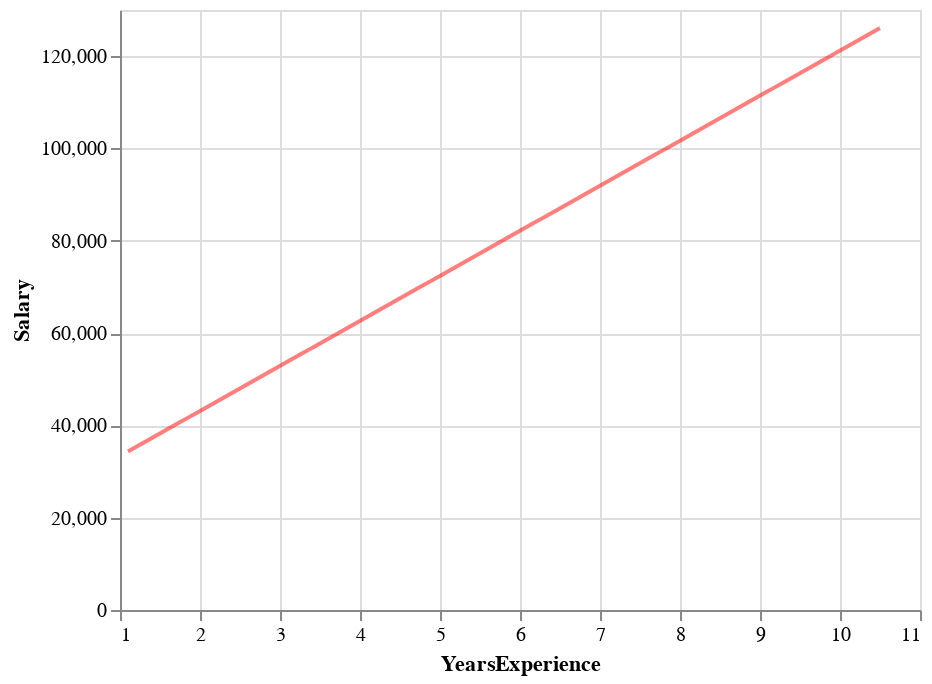

The notebook cell this image was saved under:
### Markdown cell above
Complete the `get_salary_linear_fit_chart()` so that it displays a single fit line from the linear regression fit passed in to it. The chart should look like this:

![A line chart of Years of Experience (x axis) against Salary (y axis)](asset/assignment3_salary_line_chart.png)

### Code cell
def get_salary_linear_fit_chart(salary_reg, opacity=0.5):
    '''
    Takes a single linear regression fit (as returned by `get_one_bootstrap_salary_fit()`) and
    returns an Altair chart plotting the fit line
    
    Parameters:
    
    - salary_reg: A regression fit
    - opacity: The opacity of the output line
    '''
    #use the model to predict the mean Salary at each x position
    pred_df = pd.DataFrame({
        'YearsExperience': salary_pred_grid['YearsExperience'],
        'Salary': salary_reg.predict(salary_pred_grid)
    })

    #insert code to return an Altair chart showing the fit line using `pred_df`
    #remember to set the opacity of the line mark to the `opacity` value
    #passed into this function (e.g. `mark_line(opacity=opacity)`)
    # YOUR CODE HERE
#     raise NotImplementedError()

    chart=alt.Chart(pred_df).mark_line(opacity=opacity, color='red').encode(x='YearsExperience', y='Salary')
    
    return chart

get_salary_linear_fit_chart(salary_reg)

### Figure 1 — Vega-Lite specification as saved in the notebook (floating-point values rounded to 4 significant figures)
{"config": {"view": {"continuousWidth": 400, "continuousHeight": 300}}, "data": {"name": "data-8050673498a20bc765130abb14a6ff6b"}, "mark": {"type": "line", "color": "red", "opacity": 0.5}, "encoding": {"x": {"type": "quantitative", "field": "YearsExperience"}, "y": {"type": "quantitative", "field": "Salary"}}, "$schema": "https://vega.github.io/schema/vega-lite/v4.8.1.json", "datasets": {"data-8050673498a20bc765130abb14a6ff6b": [{"YearsExperience": 1.1, "Salary": 34340.0}, {"YearsExperience": 1.194, "Salary": 35260.0}, {"YearsExperience": 1.288, "Salary": 36180.0}, {"YearsExperience": 1.382, "Salary": 37100.0}, {"YearsExperience": 1.476, "Salary": 38010.0}, {"YearsExperience": 1.57, "Salary": 38930.0}, {"YearsExperience": 1.664, "Salary": 39850.0}, {"YearsExperience": 1.758, "Salary": 40770.0}, {"YearsExperience": 1.852, "Salary": 41680.0}, {"YearsExperience": 1.946, "Salary": 42600.0}, {"YearsExperience": 2.04, "Salary": 43520.0}, {"YearsExperience": 2.134, "Salary": 44430.0}, {"YearsExperience": 2.228, "Salary": 45350.0}, {"YearsExperience": 2.322, "Salary": 46270.0}, {"YearsExperience": 2.416, "Salary": 47190.0}, {"YearsExperience": 2.51, "Salary": 48100.0}, {"YearsExperience": 2.604, "Salary": 49020.0}, {"YearsExperience": 2.698, "Salary": 49940.0}, {"YearsExperience": 2.792, "Salary": 50860.0}, {"YearsExperience": 2.886, "Salary": 51770.0}, {"YearsExperience": 2.98, "Salary": 52690.0}, {"YearsExperience": 3.074, "Salary": 53610.0}, {"YearsExperience": 3.168, "Salary": 54530.0}, {"YearsExperience": 3.262, "Salary": 55440.0}, {"YearsExperience": 3.356, "Salary": 56360.0}, {"YearsExperience": 3.45, "Salary": 57280.0}, {"YearsExperience": 3.544, "Salary": 58200.0}, {"YearsExperience": 3.638, "Salary": 59110.0}, {"YearsExperience": 3.732, "Salary": 60030.0}, {"YearsExperience": 3.826, "Salary": 60950.0}, {"YearsExperience": 3.92, "Salary": 61860.0}, {"YearsExperience": 4.014, "Salary": 62780.0}, {"YearsExperience": 4.108, "Salary": 63700.0}, {"YearsExperience": 4.202, "Salary": 64620.0}, {"YearsExperience": 4.296, "Salary": 65530.0}, {"YearsExperience": 4.39, "Salary": 66450.0}, {"YearsExperience": 4.484, "Salary": 67370.0}, {"YearsExperience": 4.578, "Salary": 68290.0}, {"YearsExperience": 4.672, "Salary": 69200.0}, {"YearsExperience": 4.766, "Salary": 70120.0}, {"YearsExperience": 4.86, "Salary": 71040.0}, {"YearsExperience": 4.954, "Salary": 71960.0}, {"YearsExperience": 5.048, "Salary": 72870.0}, {"YearsExperience": 5.142, "Salary": 73790.0}, {"YearsExperience": 5.236, "Salary": 74710.0}, {"YearsExperience": 5.33, "Salary": 75620.0}, {"YearsExperience": 5.424, "Salary": 76540.0}, {"YearsExperience": 5.518, "Salary": 77460.0}, {"YearsExperience": 5.612, "Salary": 78380.0}, {"YearsExperience": 5.706, "Salary": 79290.0}, {"YearsExperience": 5.8, "Salary": 80210.0}, {"YearsExperience": 5.894, "Salary": 81130.0}, {"YearsExperience": 5.988, "Salary": 82050.0}, {"YearsExperience": 6.082, "Salary": 82960.0}, {"YearsExperience": 6.176, "Salary": 83880.0}, {"YearsExperience": 6.27, "Salary": 84800.0}, {"YearsExperience": 6.364, "Salary": 85720.0}, {"YearsExperience": 6.458, "Salary": 86630.0}, {"YearsExperience": 6.552, "Salary": 87550.0}, {"YearsExperience": 6.646, "Salary": 88470.0}, {"YearsExperience": 6.74, "Salary": 89390.0}, {"YearsExperience": 6.834, "Salary": 90300.0}, {"YearsExperience": 6.928, "Salary": 91220.0}, {"YearsExperience": 7.022, "Salary": 92140.0}, {"YearsExperience": 7.116, "Salary": 93050.0}, {"YearsExperience": 7.21, "Salary": 93970.0}, {"YearsExperience": 7.304, "Salary": 94890.0}, {"YearsExperience": 7.398, "Salary": 95810.0}, {"YearsExperience": 7.492, "Salary": 96720.0}, {"YearsExperience": 7.586, "Salary": 97640.0}, {"YearsExperience": 7.68, "Salary": 98560.0}, {"YearsExperience": 7.774, "Salary": 99480.0}, {"YearsExperience": 7.868, "Salary": 100400.0}, {"YearsExperience": 7.962, "Salary": 101300.0}, {"YearsExperience": 8.056, "Salary": 102200.0}, {"YearsExperience": 8.15, "Salary": 103100.0}, {"YearsExperience": 8.244, "Salary": 104100.0}, {"YearsExperience": 8.338, "Salary": 105000.0}, {"YearsExperience": 8.432, "Salary": 105900.0}, {"YearsExperience": 8.526, "Salary": 106800.0}, {"YearsExperience": 8.62, "Salary": 107700.0}, {"YearsExperience": 8.714, "Salary": 108600.0}, {"YearsExperience": 8.808, "Salary": 109600.0}, {"YearsExperience": 8.902, "Salary": 110500.0}, {"YearsExperience": 8.996, "Salary": 111400.0}, {"YearsExperience": 9.09, "Salary": 112300.0}, {"YearsExperience": 9.184, "Salary": 113200.0}, {"YearsExperience": 9.278, "Salary": 114200.0}, {"YearsExperience": 9.372, "Salary": 115100.0}, {"YearsExperience": 9.466, "Salary": 116000.0}, {"YearsExperience": 9.56, "Salary": 116900.0}, {"YearsExperience": 9.654, "Salary": 117800.0}, {"YearsExperience": 9.748, "Salary": 118700.0}, {"YearsExperience": 9.842, "Salary": 119700.0}, {"YearsExperience": 9.936, "Salary": 120600.0}, {"YearsExperience": 10.03, "Salary": 121500.0}, {"YearsExperience": 10.12, "Salary": 122400.0}, {"YearsExperience": 10.22, "Salary": 123300.0}, {"YearsExperience": 10.31, "Salary": 124200.0}, {"YearsExperience": 10.41, "Salary": 125200.0}, {"YearsExperience": 10.5, "Salary": 126100.0}]}}
